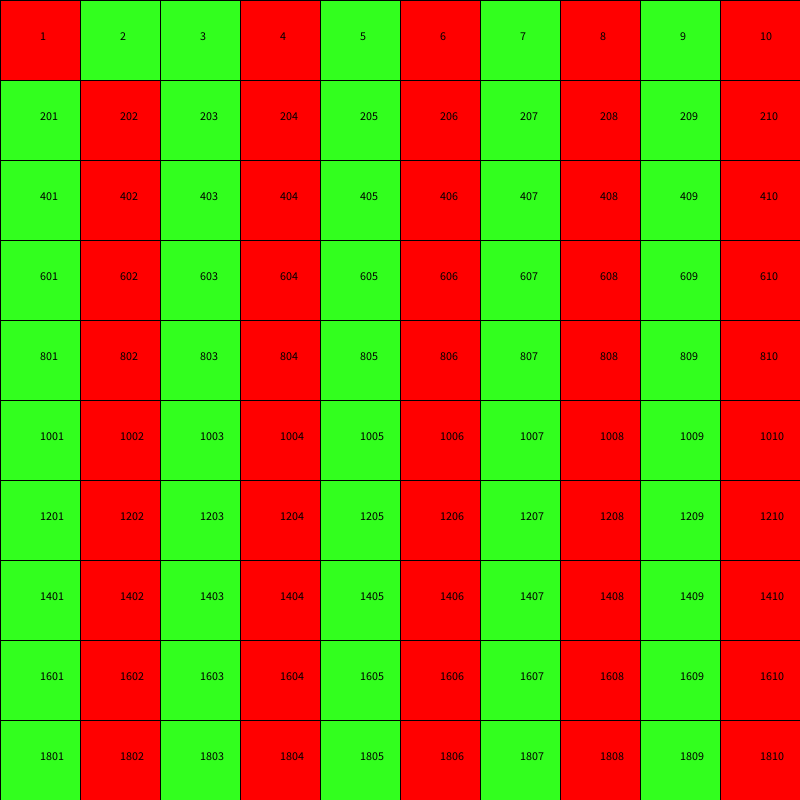
Frame 1 (no input)
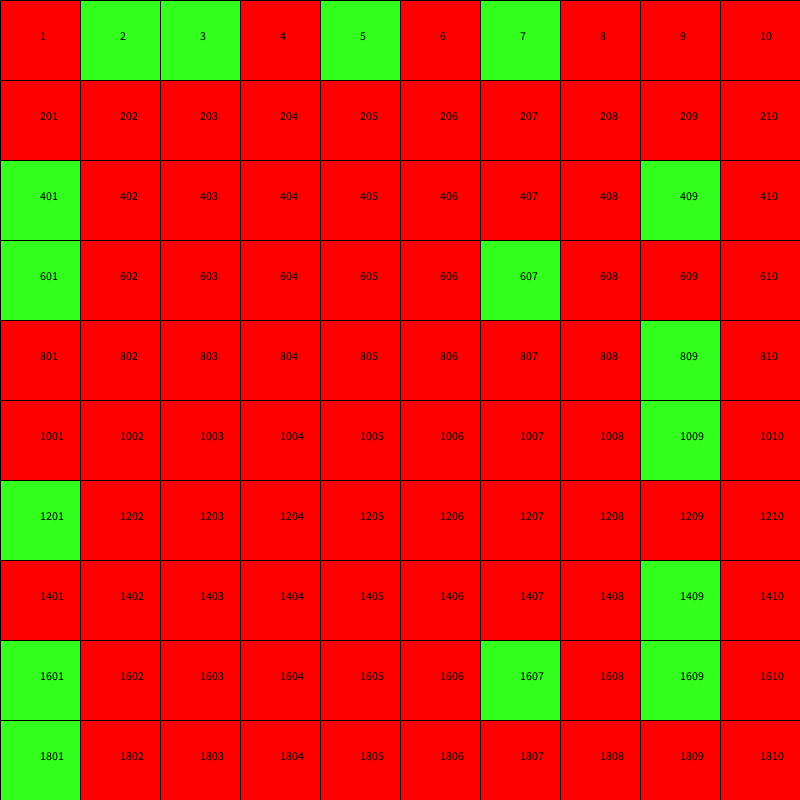
Frame 60 (the mouse pressed at the canvas centre just before this capture)
Frame 120 (the mouse held since frame 60 and released just before this capture): identical to frame 60, image omitted

The Processing sketch that drew these frames (run headless with seeded random() and noise(); from frame 60 on, the mouse is pressed at the canvas centre):

// Processing sketch: Sieve_Of_Primes
// ── Sieve_Of_Primes.pde
int Spacing = 80;
float XMoved;
float YMoved;
Cell[][] Cells;
int Rows = 200;
int CurrentNumber = 2;
int GreatestNumber;

void setup() {
  size(800, 800);
  Cells = new Cell[Rows][Rows];
  for (int i = 0; i < Rows; i++) {
    for (int j = 1; j < Rows+1; j++) {
      GreatestNumber = i+(j)*Rows-(Rows-1);
      Cells[i][j-1] = new Cell(i*Spacing, (j-1)*Spacing, i+(j)*Rows-(Rows-1), Spacing);
    }
  }
  Cells[0][0].Prime = false;
}


void draw() {
  background(255);

  for (int i = 0; i < Rows; i++) {
    for (int j = 0; j < Rows; j++) {
      if (Cells[i][j].Value > CurrentNumber) {
        if (Cells[i][j].Value % CurrentNumber == 0) {
          Cells[i][j].Prime = false;
        }
      }
    }
  }

  for (int i = 0; i < Rows; i++) {
    for (int j = 1; j < Rows+1; j++) {
      Cells[i][j-1].Show(XMoved, YMoved);
    }
  }
  boolean Found = false;
  while (!(Found)) {
    if (CurrentNumber > GreatestNumber) {
      break;
    }
    CurrentNumber += 1;
    for (int i = 0; i < Rows; i++) {
      for (int j = 0; j < Rows; j++) {
        if (Cells[i][j].Value == CurrentNumber && Cells[i][j].Prime == true) {
          Found = true;
        }
      }
    }
  }
}

void mouseDragged() {
  XMoved += (mouseX-pmouseX);
  YMoved += (mouseY-pmouseY);
  if (XMoved > 0) {
    XMoved = 0;
  } else if (XMoved < -(Rows-10)*Spacing) {
    XMoved = -(Rows-10)*Spacing;
  }
  if (YMoved > 0) {
    YMoved = 0;
  } else if (YMoved < -(Rows-10)*Spacing) {
    YMoved = -(Rows-10)*Spacing;
  }
}

// ── Cell_Class.pde
class Cell {
  PVector Position;
  int Value;
  float Spacing;
  boolean Prime = true;
  
  Cell(float x, float y, int number, float spacing) {
    Position = new PVector(x,y);
    Value = number;
    Spacing = spacing;
  }
  
  void Show(float ExtraX, float ExtraY) {
    fill(255,0,0);
    if (Prime) {
      fill(50,255,30);
    }
    rect(Position.x+ExtraX,Position.y+ExtraY,Spacing,Spacing);
    fill(0);
    text(Value,Position.x+ExtraX+Spacing/2,Position.y+ExtraY+Spacing/2);
  }
  
}
